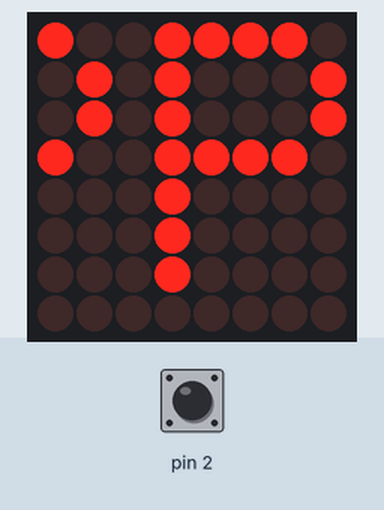
A sketch run on a simulated Arduino Uno, built with avr-gcc and run on an emulated ATmega328P. Parts: 8×8 LED matrix. The test bench sets the inputs (shaded band); at power-on: pin 2 HIGH.

Above: at 1.2 s.
1.3 s: pin 2 pulled LOW for 0.15 s
At 2.4 s:
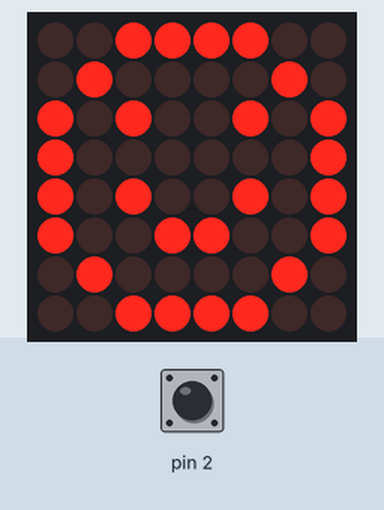
3.0 s: pin 2 pulled LOW for 1 s
4.6 s: pin 2 pulled LOW for 0.15 s
At 4.93 s:
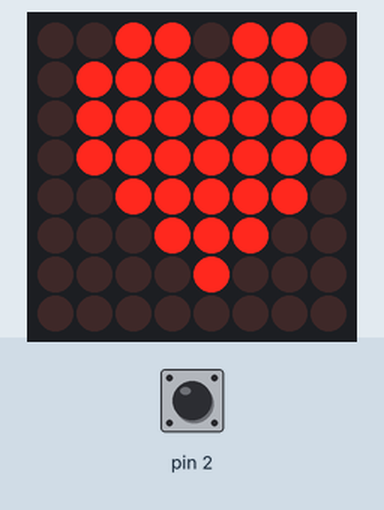
5.3 s: pin 2 pulled LOW for 3.2 s
9.1 s: pin 2 pulsed LOW 2 times (0.12 s each, 0.3 s apart)
At 9.39 s:
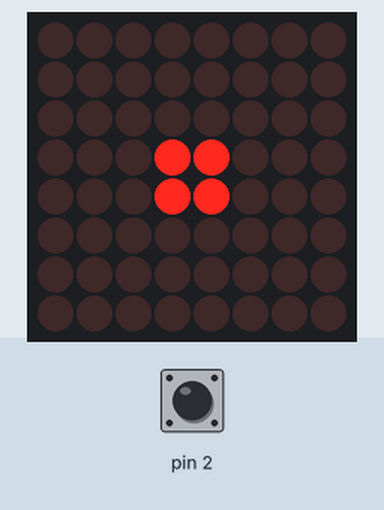
11.9 s: pin 2 pulled LOW for 0.15 s
At 12.11 s:
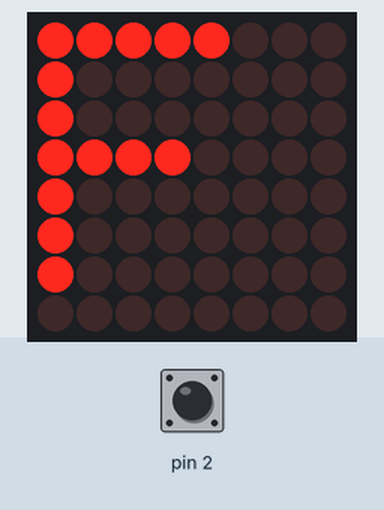

The sketch:

NYLedMatrixProg.ino
```cpp
#include <SPI.h>
#include <Adafruit_GFX.h>
#include <Max72xxPanel.h>

int pinCS = 9;
int numberOfHorizontalDisplays = 1; // количество матриц по-горизонтали
int numberOfVerticalDisplays = 1; // количество матриц по-вертикали

Max72xxPanel matrix = Max72xxPanel(pinCS, numberOfHorizontalDisplays, numberOfVerticalDisplays);

volatile int state = 0;
volatile int time = 300;
volatile bool skip = false;

const byte hearth[4][8] = {
    0b01101100,
    0b11111110,
    0b11111110,
    0b11111110,
    0b01111100,
    0b00111000,
    0b00010000,
    0b00000000,

    0b00110110,
    0b01111111,
    0b01111111,
    0b01111111,
    0b00111110,
    0b00011100,
    0b00001000,
    0b00000000,

    0b00000000,
    0b00110110,
    0b01111111,
    0b01111111,
    0b01111111,
    0b00111110,
    0b00011100,
    0b00001000,

    0b00000000,
    0b01101100,
    0b11111110,
    0b11111110,
    0b11111110,
    0b01111100,
    0b00111000,
    0b00010000
};

const byte box[4][8] = {
    0b00000000,
    0b00000000,
    0b00000000,
    0b00011000,
    0b00011000,
    0b00000000,
    0b00000000,
    0b00000000,


    0b00000000,
    0b00000000,
    0b00111100,
    0b00100100,
    0b00100100,
    0b00111100,
    0b00000000,
    0b00000000,

    0b00000000,
    0b01111110,
    0b01000010,
    0b01000010,
    0b01000010,
    0b01000010,
    0b01111110,
    0b00000000,

    0b11111111,
    0b10000001,
    0b10000001,
    0b10000001,
    0b10000001,
    0b10000001,
    0b10000001,
    0b11111111
};

const byte smile[8] =
{
    0b00111100,
    0b01000010,
    0b10100101,
    0b10000001,
    0b10100101,
    0b10011001,
    0b01000010,
    0b00111100
};
String newYearGreetingMes = "HAPPY NEW YEAR 2021! ";
String loveMes = "I LOVE YOU ";
String toDasha = "From Andrew to Dasha) ";
int wait = 300;
int spacer = 1; // расстояние между буквами
int width = 5 + spacer; // размер шрифта
int it = 0;

bool printStr(String str, int delayTime)
{
      bool ret = true;
      for ( int i = 0 ; i < str.length(); i++ ) {
        if (!skip)
        {
        matrix.fillScreen(LOW);
        matrix.drawChar(0, 0, str[i], HIGH, LOW, 1);
        matrix.write();
        delay(delayTime);
        }
        else
        {
          skip = false;
          ret = false;
          break;
        }
    }
    return ret;
}

bool printMatrix(const byte data[8])
{
    bool ret = true;
    matrix.fillScreen(LOW); // очистка матрицы
    for ( int y = 0; y < 8; y++ )
    {
        for ( int x = 0; x < 8; x++ )
        {
            if (!skip)
            {
            matrix.drawPixel(x, y, data[y] & (1<<x));
            }
            else
            {
              skip = false;
              ret = false;
              break;
            }
        }
    }
    matrix.write();
    return ret;
}

bool heathAnimation(const byte hearthLocal[4][ 8], int delayTime)
{
    bool ret = true;
    for (int i = 0; i < 4; i++)
    {
        if (!skip)
        {
        printMatrix(hearthLocal[i]);
        delay(delayTime);
        }
        else
        {
          skip = false;
          ret = false;
          break;
        }
    }
    return ret;
}

int squareAnimation(const byte squareLocal[4][ 8], int delayTime)
{
      if (delayTime < 10)
      delayTime = 300;
      for (int i = 0; i < 8 * int(300/delayTime); i++)
      {
        if (!skip)
        {
        printMatrix(squareLocal[i%4]);
        delay(delayTime);
        }
        else
        {
          skip = false;
          delayTime = 24;
          break;
        }
      }
      delayTime = delayTime - 25;
      return delayTime;
}

bool printRunningStr(String str, int delayTime)
{
        bool ret = true;
        for ( int i = 0 ; i < width * str.length() + matrix.width() - 1 - spacer; i++ )
        {
          if(!skip)
          {
          matrix.fillScreen(LOW);

          int letter = i / width;
          int x = (matrix.width() - 1) - i % width;
          int y = (matrix.height() - 8) / 2; // center the text vertically

          while ( x + width - spacer >= 0 && letter >= 0 ) {
              if ( letter < str.length() ) {
                  matrix.drawChar(x, y, str[letter], HIGH, LOW, 1);
              }
              letter--;
              x -= width;

          }

          matrix.write();
          delay(delayTime);
        }
        else
        {
          skip = false;
          ret = false;
          break;
        }
    }
    return ret;
}

void setup()
{
    matrix.setRotation(1);
    matrix.setIntensity(10); // яркость от 0 до 15
    pinMode(2, INPUT_PULLUP);
    attachInterrupt(0, isr, CHANGE);
}

volatile uint32_t debounce;

void isr()
{
    if (millis() - debounce >= 150 && digitalRead(2)) {
    debounce = millis();
      if (state < 7)
    state++;
    else
    state = 0;
  }
  skip = true;
}

void runQueue()
{
  switch(state){
    case 0:
      printRunningStr(newYearGreetingMes,50);
      delay(50);
      break;
    case 1:
      printMatrix(smile);
      delay(50);
      break;
    case 2:
      printRunningStr("Merry Christamas!^^", 70);
      delay(50);
      break;
    case 3:
      heathAnimation(hearth, 200);
      break;
    case 4:
      printRunningStr(loveMes, 50);
      break;
    case 5:
      time = squareAnimation(box, time);
      if (time == -1)
      time = 300;
      break;
    case 6:
      printStr(toDasha, 300);
      break;
    case 7:
      if (!printRunningStr(newYearGreetingMes,50)) break;
      delay(wait);
      if (!printMatrix(smile)) break;
      delay(wait+500);
      if (!printRunningStr("Merry Christamas!^^", 70)) break;
      delay(wait);
      if (squareAnimation(box, 200) == -1) break;
      delay(wait);
      if (!printRunningStr(loveMes, 50)) break;
      if (!heathAnimation(hearth, 200)) break;
      if (!printStr(toDasha, 300)) break;
      break;
  }

}
void loop()
{

  runQueue();
  /*it++;*/
}
```
